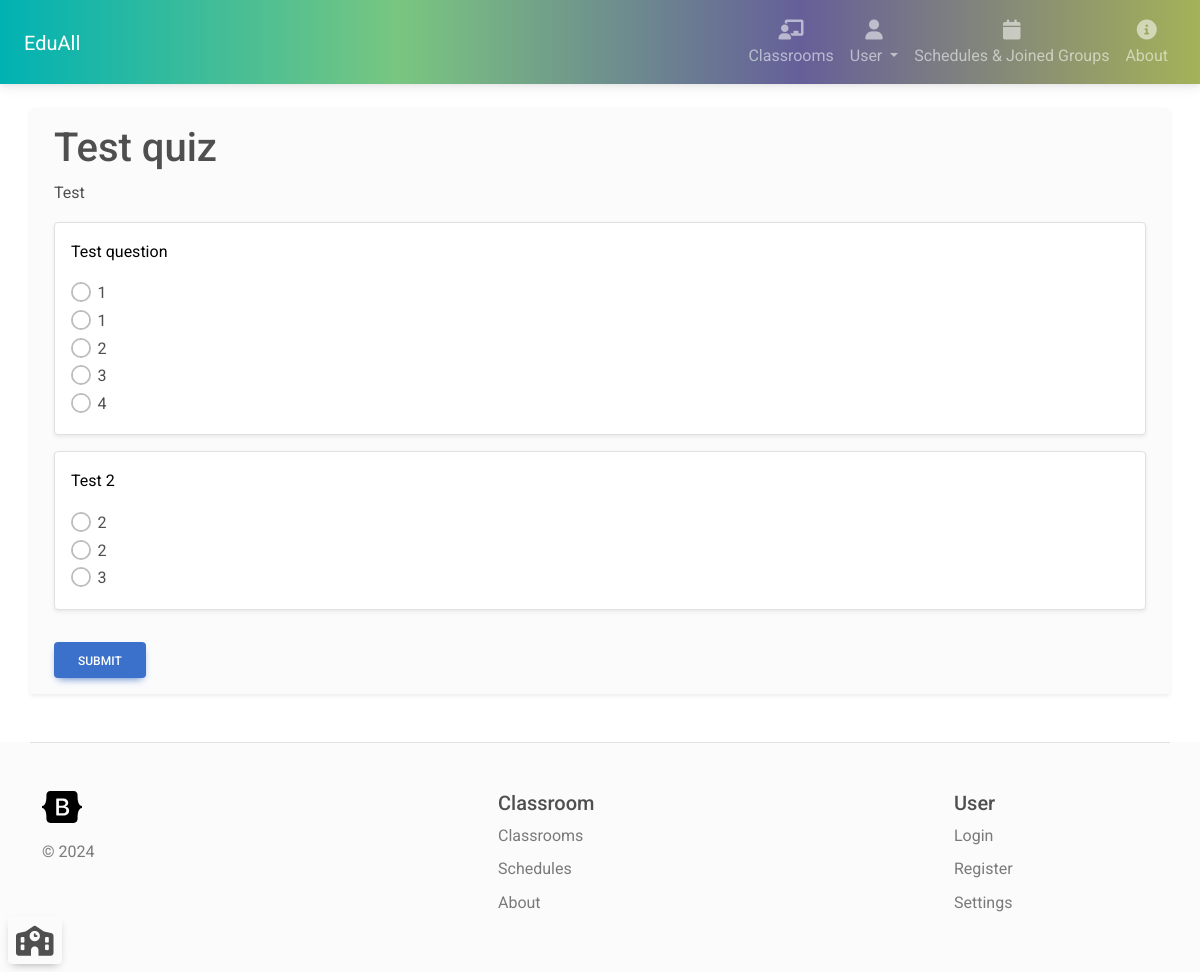
/classroom/quiz/2/answer (signed in), run on an earlier commit of the app's database.
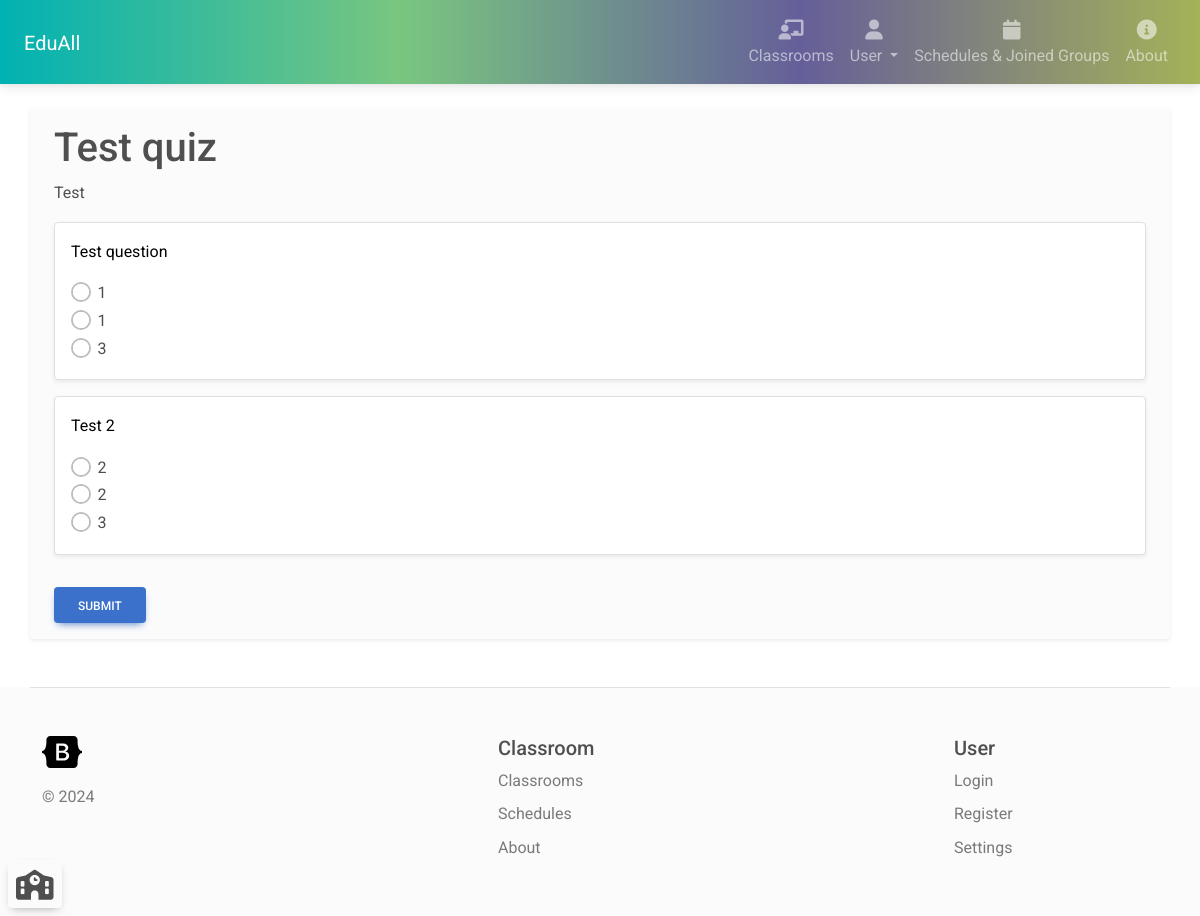
And on a later commit of the database.
### classroom_manager/models.py (models this page shows)
class QuizQuestion(models.Model):
    question = models.CharField(max_length=2000)
    quiz = models.ForeignKey(Quiz, on_delete=models.CASCADE)
    a = models.CharField(max_length=500)
    b = models.CharField(max_length=500)
    c = models.CharField(max_length=500)
    d = models.CharField(max_length=500)
    e = models.CharField(max_length=500)
    correct = models.CharField(max_length=1)
    def __str__(self):
        return self.question
    class Meta:
        constraints = [
            models.CheckConstraint(check=models.Q(correct__in=['a', 'b', 'c', 'd', 'e']), name='correct_answer_constraint')
        ]

### classroom_manager/views.py (the view, shortened to what this page needs)
# urls.py: path('classroom/quiz/<int:quizId>/answer', views.answerQuiz, name="answer_quiz"),
@login_required(login_url='login')
def answerQuiz(request: HttpRequest, quizId: int):
    if request.method == 'GET':
        quiz = Quiz.objects.filter(id=quizId).first()
        if quiz == None:
            return render(request, '404page.html')
        questions = QuizQuestion.objects.filter(quiz=quiz).all()
        context = {'quiz': quiz, 'questions': questions}
        return render(request, 'quiz_answer.html', context)

### classroom_manager/templates/quiz_answer.html (shortened to what this page needs)
{% extends 'navbar.html' %}
{% block content %}
<h1>{{ quiz.title }}</h1>
<p class="mb-3 mt-2">{{ quiz.description }}</p>
<form method="POST" action="{% url 'answer_quiz' quiz.id %}">
{% for question in questions %}
    <div class="border rounded-2 px-3 py-3 mb-3 mt-0 shadow-sm bg-white" style="">
        <p class="text-black mt-0">{{ question }}</p>
        <div class="form-check">
            <input class="form-check-input" type="radio" name="{{ question.id }}" value="a" id="answerA{{ question.id }}" required>
            <label class="form-check-label" for="answerA{{ question.id }}">
                {{ question.a}}
            </label>
        </div>
        <div class="form-check">
            <input class="form-check-input" type="radio" name="{{ question.id }}" value="b" id="answerB{{ question.id }}" >
            <label class="form-check-label" for="answerB{{ question.id }}">
                {{ question.b }}
            </label>
        </div>
        {% if question.c %}
            <div class="form-check">
                <input class="form-check-input" type="radio" name="{{ question.id }}" value="c" id="answerC{{ question.id }}" >
                <label class="form-check-label" for="answerC{{ question.id }}">
                {{ question.c }}
                </label>
            </div>
        {% endif %}
        {% if question.d %}
            <div class="form-check">
                <input class="form-check-input" type="radio" name="{{ question.id }}" value="d" id="answerD{{ question.id }}" >
                <label class="form-check-label" for="answerD{{ question.id }}">
                {{ question.d }}
                </label>
            </div>
        {% endif %}
        {% if question.e %}
            <div class="form-check">
                <input class="form-check-input" type="radio" name="{{ question.id }}" value="e" id="answerE{{ question.id }}" >
                <label class="form-check-label" for="answerE{{ question.id }}">
                {{ question.e}}
                </label>
            </div>
        {% endif %}
    </div>
{% endfor %}
<button type="submit" class="btn btn-primary mx-auto mt-3">Submit</button>
</form>
{% endblock %}

What changed in the data, as far as the page shows it:
changed QuizQuestion "Test question": id "☐ 2" → "☐ 3"; c "2" → "3"; id "☐ 3" → (not shown); d "3" → (not shown); id "☐ 4" → (not shown); e "4" → (not shown)
